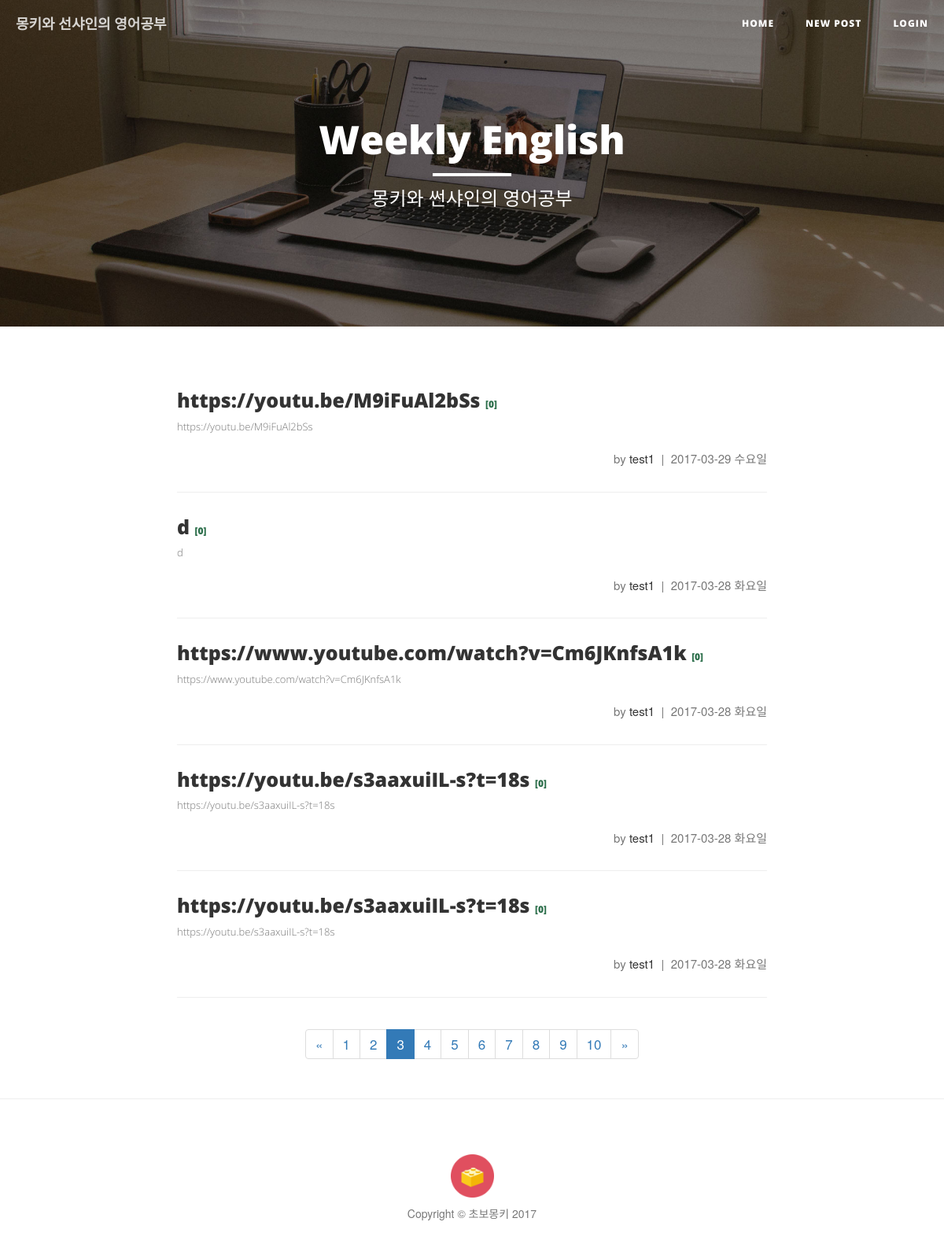
/?page=3, run on the app's committed database.
### study/models.py (models this page shows, shortened)
class Post(models.Model):
    author = models.ForeignKey('auth.User')
    title = models.CharField(max_length=200, verbose_name='제목')
    origin = models.CharField(max_length=200,  blank=True, null=True, verbose_name='원본 URL')
    video_url = models.CharField(max_length=100, blank=True, null=True, verbose_name='YouTube 링크')
    video_key = models.CharField(max_length=12, null=True, blank=True)
    video_time = models.IntegerField(null=True, blank=True)
    video_url2 = models.CharField(max_length=100, blank=True, null=True, verbose_name='YouTube 링크2')
    video_key2 = models.CharField(max_length=12, null=True, blank=True)
    video_time2 = models.IntegerField(null=True, blank=True)
    image = models.ImageField(upload_to = user_path, blank=True, verbose_name='이미지 추가', help_text='이미지를 추가할 수 있습니다. not required')
    cover_img = models.ImageField(upload_to = user_path, blank=True, verbose_name='커버 이미지', help_text='상단의 커버 이미지를 설정할 수 있습니다. not required')
    text = models.TextField(verbose_name='내용')
    created_date = models.DateTimeField(auto_now_add=True)
    class Meta:
        ordering = ['-created_date']

### study/views.py (the view)
# urls.py: url(r'^$', views.post_list, name='post_list'),
def post_list(request):
    p = Post.objects.filter(pk = 70)
    posts = Post.objects.all()
    page = request.GET.get('page', 1)
    paginator = Paginator(posts, 5)
    try:
        posts_page = paginator.page(page)
    except PageNotAnInteger:
        posts_page = paginator.page(1)
    except EmptyPage:
        posts_page = paginator.page(paginator.num_pages)
    return render(request, 'bsr/post_list.html', {'posts':posts_page})

### study/templates/bsr/post_list.html
{% extends 'bsr/base.html' %}
{% load staticfiles %}
{% block heading %}
<header class="intro-header" style="background-image: url('{% static 'bsr/img/home-bg.jpg' %}')">
    <div class="container">
        <div class="row">
            <div class="col-lg-8 col-lg-offset-2 col-md-10 col-md-offset-1">
              <div class="site-heading">
                  <h1 class><a class="heading" href="/">Weekly English</a></h1>
                  <hr class="small">
                  <span class="subheading">몽키와 썬샤인의 영어공부</span>
              </div>
            </div>
        </div>
    </div>
</header>
{% endblock %}
{% block content %}
{% for post in posts %}
  <div class="post-preview">
      <a href="{% url 'study:post_detail' pk=post.pk %}">
          <h2 class="post-title">
              {{ post.title }}
              <span class="count">[{{ post.comments.count }}]</span>
          </h2>
          <h3 class="post-subtitle">
              {{ post.text | truncatechars:200 | safe }}
          </h3>
      </a>
      <p class="post-meta">by <a href="#">{{ post.author }}</a>&nbsp;&nbsp;|&nbsp;&nbsp;{{ post.created_date | date:"Y-m-d D" }}</p>
  </div>
  <hr>
{% endfor %}
{% if posts.has_other_pages %}
  <div class="text-center">
    <ul class="pagination">
      {% if posts.has_previous %}
        <li><a href="?page={{ posts.previous_page_number }}">&laquo;</a></li>
      {% else %}
        <li class="disabled"><span>&laquo;</span></li>
      {% endif %}
      {% for i in posts.paginator.page_range %}
        {% if posts.number == i %}
          <li class="active"><span>{{ i }} <span class="sr-only">(current)</span></span></li>
        {% else %}
          <li><a href="?page={{ i }}">{{ i }}</a></li>
        {% endif %}
      {% endfor %}
      {% if posts.has_next %}
        <li><a href="?page={{ posts.next_page_number }}">&raquo;</a></li>
      {% else %}
        <li class="disabled"><span>&raquo;</span></li>
      {% endif %}
    </ul>
  </div>
{% endif %}
{% endblock content %}

### study/static/bsr/css/clean-blog.css (style rules this page uses)
body { font-size: 17px; color: #333333; line-height: 2; }
p { line-height: 1.5; margin: 30px 0; }
p a { text-decoration: underline; }
h1, h2, h3, h4, h5, h6 { font-family: 'Open Sans', 'Helvetica Neue', Helvetica, Arial, sans-serif; font-weight: 800; }
a { color: #333333; }
hr.small { max-width: 100px; margin: 15px auto; border-width: 4px; border-color: white; }
.intro-header { background-color: #777777; background: no-repeat center center; background-attachment: scroll; -webkit-background-size: cover; -moz-background-size: cover; background-size: cover; -o-background-size: cover; margin-bottom: 50px; }
.intro-header .site-heading, .intro-header .post-heading, .intro-header .page-heading { padding: 100px 0 50px; color: white; }
@media only screen and (min-width: 768px) { .intro-header .site-heading, .intro-header .post-heading, .intro-header .page-heading { padding: 150px 0; } }
.intro-header .site-heading, .intro-header .page-heading { text-align: center; }
.intro-header .site-heading h1, .intro-header .page-heading h1 { margin-top: 0; font-size: 35px; }
.intro-header .site-heading .subheading, .intro-header .page-heading .subheading { font-size: 24px; line-height: 1.1; display: block; font-family: 'Open Sans', 'Helvetica Neue', Helvetica, Arial, sans-serif; font-weight: 300; margin: 10px 0 0; }
@media only screen and (min-width: 768px) { .intro-header .site-heading h1, .intro-header .page-heading h1 { font-size: 50px; } }
.post-preview > a { color: #333333; }
.post-preview > a > .post-title { font-size: 25px; margin-top: 30px; margin-bottom: 10px; }
.post-preview > a > .post-subtitle { margin: 0px; line-height: 1.5; font-size: 13px; font-weight: 300; margin-bottom: 10px; color: #777777; }
.post-preview > .post-meta { color: #777777; font-size: 15px; margin-top: 20px; text-align: right; }
.post-preview > .post-meta > a { text-decoration: none; color: #333333; }
@media only screen and (min-width: 768px) { .post-preview > a > .post-title { font-size: 25px; } }
body { -webkit-tap-highlight-color: #0085A1; }
.heading { color: white; }
.count { font-size: 12px; color: #2b6e4a }

### data on the page
Post: title "https://youtu.be/M9iFuAl2bSs", comments.count "0", text "https://youtu.be/M9iFuAl2bSs", author "test1", created_date "2017-03-29 수요일"
Post: title "d", comments.count "0", text "d", author "test1", created_date "2017-03-28 화요일"
Post: title "https://www.youtube.com/watch?v=Cm6JKnfsA1k", comments.count "0", text "https://www.youtube.com/watch?v=Cm6JKnfsA1k", author "test1", created_date "2017-03-28 화요일"
Post: title "https://youtu.be/s3aaxuiIL-s?t=18s", comments.count "0", text "https://youtu.be/s3aaxuiIL-s?t=18s", author "test1", created_date "2017-03-28 화요일"
Post: title "https://youtu.be/s3aaxuiIL-s?t=18s", comments.count "0", text "https://youtu.be/s3aaxuiIL-s?t=18s", author "test1", created_date "2017-03-28 화요일"

### other printed values
{{ i }} "1" "2" "4" "5" "6" "7" "8" "9" "10"
{{ i }} "3"
